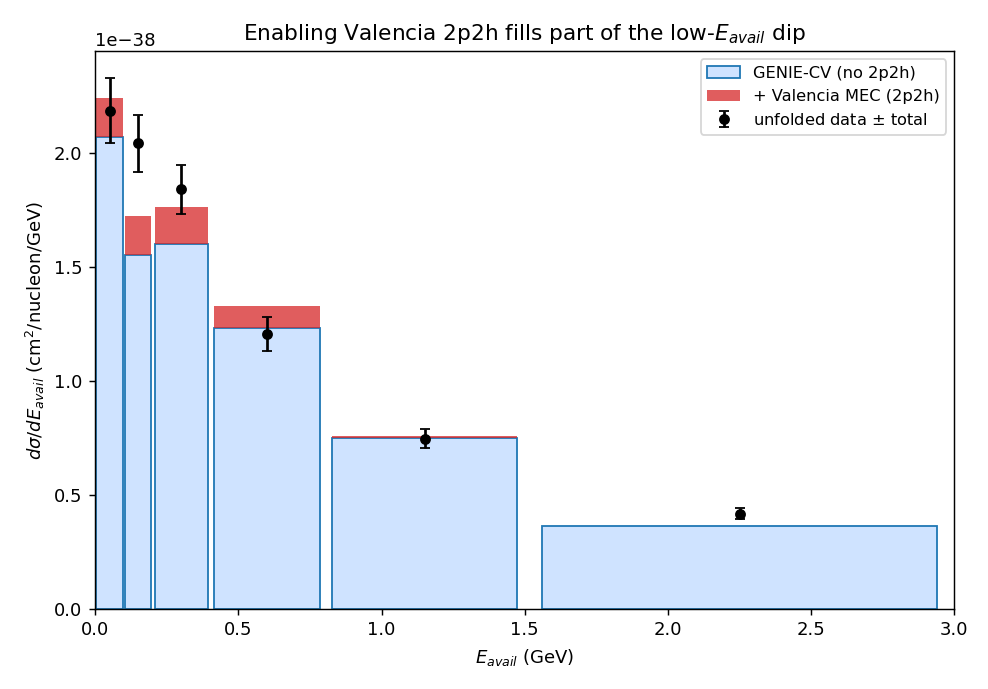

This figure's Python source:
#!/usr/bin/env python3
"""Did enabling Valencia 2p2h/MEC move GENIE toward the data in the low-Eavail
dip? Compare dsigma/dEavail for data vs base GENIE-CV (no MEC) vs GENIE-CV+MEC
(--event-generator-list Default+CCMEC), with the combined-covariance band on the
data, and quantify how much of the dip deficit the MEC fills, per bin.

Run in the analysis env (root_6_28):
  python compare_mec_eavail.py --plot compare_mec_eavail.png
"""
import argparse
import os
import sys

import numpy as np
import ROOT

HERE = os.path.dirname(os.path.abspath(__file__))
sys.path.insert(0, os.path.dirname(HERE))
sys.path.insert(0, HERE)
import unfold_3d_omnifold_unbinned as u3d
from overlay_generators_band import (build_projectors, project_cov, load_cov,
                                      load_th3)

EA = np.asarray(u3d.EAVAIL_EDGES, float)
PT = np.asarray(u3d.PT_EDGES, float)
PZ = np.asarray(u3d.PZ_EDGES, float)


def get_h(path, hname):
    p = path if os.path.isabs(path) else os.path.join(HERE, path)
    f = ROOT.TFile.Open(p)
    h = f.Get(hname)
    v = np.array([h.GetBinContent(b) for b in range(1, h.GetNbinsX() + 1)])
    f.Close()
    return v


def main():
    ap = argparse.ArgumentParser()
    ap.add_argument("--data", default="../xsec_3d_MEFHC_5iter_lgbm.root")
    ap.add_argument("--cv", default="genie_cv_xsec3d.root")
    ap.add_argument("--mec", default="genie_mec_cv_xsec3d.root")
    ap.add_argument("--cov", default="uq_3d/universe_stage2_3d/"
                    "uq_universe_3d_covariance.root")
    ap.add_argument("--plot", default=None)
    args = ap.parse_args()
    ROOT.gErrorIgnoreLevel = ROOT.kError

    data = get_h(args.data, "hXSec_eavail")
    cv = get_h(args.cv, "hXSec_eavail")
    mec_tot = get_h(args.mec, "hXSec_eavail")          # CV+MEC
    mec_only = get_h(args.mec, "hXSec_eavail_mec")      # MEC contribution
    nb = data.size
    dea = np.diff(EA)

    # combined-cov band on E_avail
    Cfull = load_cov(args.cov + ":hCov_combined3d_total")
    cv3d, _ = load_th3(args.data, "hXSec3D")
    J, _ = build_projectors(cv3d, (PT, PZ, EA))
    sig = project_cov(Cfull, J)["eavail"][1]

    hdr = ("bin  Eavail[GeV]    data       CV    CV+MEC   MEC   | (d-CV)/s "
           "(d-CV-MEC)/s | dip closed%")
    print(hdr); print("-" * len(hdr))
    for b in range(nb):
        rcv = (data[b] - cv[b]) / sig[b]
        rmec = (data[b] - mec_tot[b]) / sig[b]
        closed = (100 * (mec_tot[b] - cv[b]) / (data[b] - cv[b])
                  if (data[b] - cv[b]) > 1e-42 else float("nan"))
        tag = " catch" if b == nb - 1 else ""
        print(f"{b:3d} [{EA[b]:4.2f},{EA[b+1]:5.2f}) {data[b]:.2e} {cv[b]:.2e} "
              f"{mec_tot[b]:.2e} {mec_only[b]:.1e} | {rcv:+6.2f} {rmec:+8.2f}  "
              f"| {closed:6.1f}{tag}")

    s = slice(0, nb - 1)
    iD = (data[s] * dea[s]).sum(); iCV = (cv[s] * dea[s]).sum()
    iM = (mec_tot[s] * dea[s]).sum()
    print(f"\n[integrated, catch bin dropped]")
    print(f"  data={iD:.3e}  CV={iCV:.3e} ({100*(iCV-iD)/iD:+.1f}%)  "
          f"CV+MEC={iM:.3e} ({100*(iM-iD)/iD:+.1f}%)")
    print(f"  MEC added {iM-iCV:+.2e} = {100*(iM-iCV)/(iD-iCV):.0f}% of the "
          f"integrated deficit")
    # dip-only (Eavail <= 0.4): bins 1,2 (and 0)
    dip = (EA[1:nb] <= 0.4)
    dD = (data[:nb-1][dip] - cv[:nb-1][dip]); dM = (mec_tot[:nb-1][dip] - cv[:nb-1][dip])
    print(f"  in the dip (Eavail<=0.4): MEC fills {100*dM.sum()/dD.sum():.0f}% "
          f"of the data-CV gap")

    if args.plot:
        import matplotlib
        matplotlib.use("Agg")
        import matplotlib.pyplot as plt
        n = nb - 1
        ctr = 0.5 * (EA[:n] + EA[1:n+1]); w = dea[:n]
        fig, ax = plt.subplots(figsize=(7.6, 5.3))
        ax.bar(ctr, cv[:n], width=w*0.92, color="#cfe3ff", edgecolor="#1f77b4",
               label="GENIE-CV (no 2p2h)")
        ax.bar(ctr, mec_only[:n], width=w*0.92, bottom=cv[:n], color="#d62728",
               alpha=0.75, label="+ Valencia MEC (2p2h)")
        ax.errorbar(ctr, data[:n], yerr=sig[:n], fmt="o", color="k", ms=5,
                    capsize=3, label="unfolded data $\\pm$ total", zorder=5)
        ax.set_xlabel("$E_{avail}$ (GeV)")
        ax.set_ylabel(r"$d\sigma/dE_{avail}$ (cm$^2$/nucleon/GeV)")
        ax.set_title("Enabling Valencia 2p2h fills part of the low-$E_{avail}$ dip")
        ax.legend(fontsize=9); ax.set_xlim(EA[0], EA[n])
        fig.tight_layout(); fig.savefig(args.plot, dpi=130)
        print(f"[compare-mec] wrote {args.plot}")


if __name__ == "__main__":
    main()
